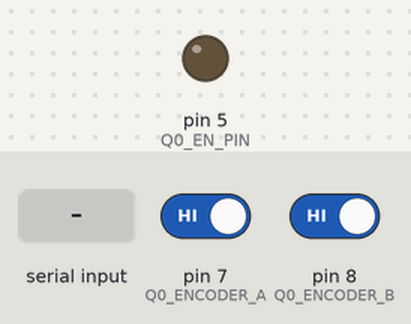
A sketch run on a simulated Arduino Uno, built with avr-gcc and run on an emulated ATmega328P. Parts: output pins drawn as LEDs (lit = HIGH). The test bench sets the inputs (shaded band); at power-on: pin 7 (Q0_ENCODER_A) HIGH, pin 8 (Q0_ENCODER_B) HIGH. What the sketch prints to the serial monitor is not drawn.

Above: at 1.2 s.
1.3 s: "90,45\n" received over Serial
At 3.0 s:
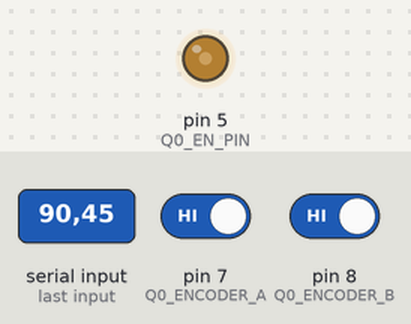
3.8 s: "30,150\n" received over Serial
At 6.0 s:
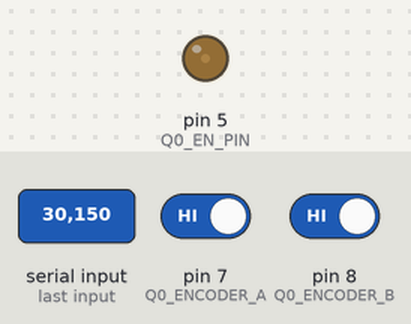
6.3 s: "200\n" received over Serial
At 8.0 s:
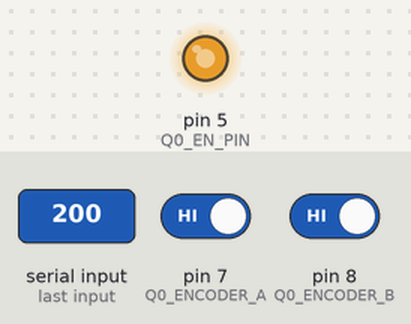
8.7 s: "90\n" received over Serial
At 11.0 s:
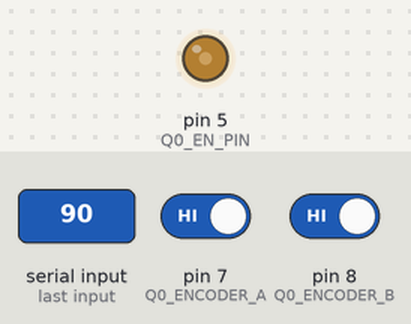
Timing chart, 0 to 12.1 s (numbered marks = the images above; inputs shaded):
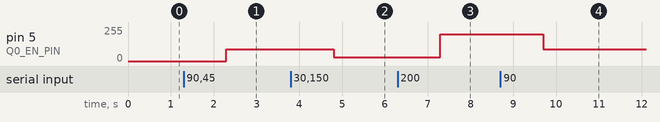

The sketch:

open_loop.ino
```cpp
// (licence header left out)
// This open loop sketch takes the open loop response

#include "PinChangeInterrupt.h"

// Parameters
#define PULSE_PER_REV 400       // Pulses per revolution of encoder

// Pins
#define Q0_ENCODER_A 7          // PORTD 5
#define Q0_ENCODER_B 8          // PORTD 6

#define Q0_DIR_A A1
#define Q0_DIR_B A3

// Whether or not using current driver or power supply
#define Q0_USING_CURRENT_DRIVER

#ifdef Q0_USING_CURRENT_DRIVER

// Pins for output to current driver
#define Q0_EN_PIN 5

// PWN control
String input_pwm;
int pwm;
#endif

// Encoder and interrupt variables
volatile bool encoderA;
volatile bool encoderB;
volatile int encoder_pos_change;

// Encoder speed
volatile int speed;
volatile bool speed_changed;

// External (pin change) interrupt service routines
void q0_encoderA_ISR() {
    encoderA ^ encoderB ? encoder_pos_change++ : encoder_pos_change--;

    // Read encoder A
    encoderA = PIND & (1 << 5);
}

void q0_encoderB_ISR() {
    // Read encoder B
    encoderB  = PIND & (1 << 6);
    encoderA ^ encoderB ? encoder_pos_change++ : encoder_pos_change--;
}

// Timer 1 compare ISR
ISR(TIMER1_COMPA_vect) {
    speed = encoder_pos_change;
    speed_changed = true;
    encoder_pos_change = 0;
}

// Timer1 compare output setup function
inline void init_timer1() {
    // Rest timer 1 control
    TCCR1A = 0;
    TCCR1B = 0;

    // Reset timer 1 value
    TCNT1 = 0;

    // Set output compare value
    // Match value = Clock Freq / Prescaler / Desired Freq
    // 625         = 16 MHz     / 256       / 100 Hz
    OCR1A = 625;

    // CTC (clear timer on compare match) mode
    TCCR1B |= (1 << WGM12);

    // Set 256 prescaler
    TCCR1B |= (1 << CS12);

    // Enable timer compare interrupt
    TIMSK1 |= (1 << OCIE1A);
}

void setup() {
    // Reset values
    encoderA = false;
    encoderB = false;
    encoder_pos_change = 0;
    speed = 0;
    speed_changed = false;

    #ifdef Q0_USING_CURRENT_DRIVER
    pwm = 50;
    #endif

    // Turn off all interrupts
    // noInterrupts();

    // Set encoder input interrupts
    pinMode(Q0_ENCODER_A, INPUT);
    pinMode(Q0_ENCODER_B, INPUT);
    attachPCINT(digitalPinToPCINT(Q0_ENCODER_A), q0_encoderA_ISR, CHANGE);
    attachPCINT(digitalPinToPCINT(Q0_ENCODER_B), q0_encoderB_ISR, CHANGE);

    #ifdef Q0_USING_CURRENT_DRIVER
    pinMode(Q0_EN_PIN, OUTPUT);
    #endif

    // Initiate timer 1
    init_timer1();

    // Enable all interrupts
    interrupts();

    // Serial
    Serial.begin(115200);
}

void loop() {
    if (speed_changed) {
        Serial.println(speed, DEC);
        speed_changed = 0;
    }

    #ifdef Q0_USING_CURRENT_DRIVER
    if (Serial.available() > 0) {

        // Read PWM
        input_pwm = Serial.readString();
        pwm = input_pwm.toInt();

        // Acknowledge pwm value
        Serial.print("received: ");
        Serial.println(pwm, DEC);

        // Write to motor
        analogWrite(Q0_EN_PIN, pwm);
        digitalWrite(Q0_DIR_A, LOW);
        digitalWrite(Q0_DIR_B, HIGH);
    }
    #endif
}
```

Measured:
- after the input at 1.3 s, pin 5 (Q0_EN_PIN): 0/255 → 90/255 after 1.0 s
- after the input at 3.8 s, pin 5 (Q0_EN_PIN): 90/255 → 30/255 after 1.0 s
- after the input at 6.3 s, pin 5 (Q0_EN_PIN): 30/255 → 200/255 after 1.0 s
- after the input at 8.7 s, pin 5 (Q0_EN_PIN): 200/255 → 90/255 after 1.0 s
